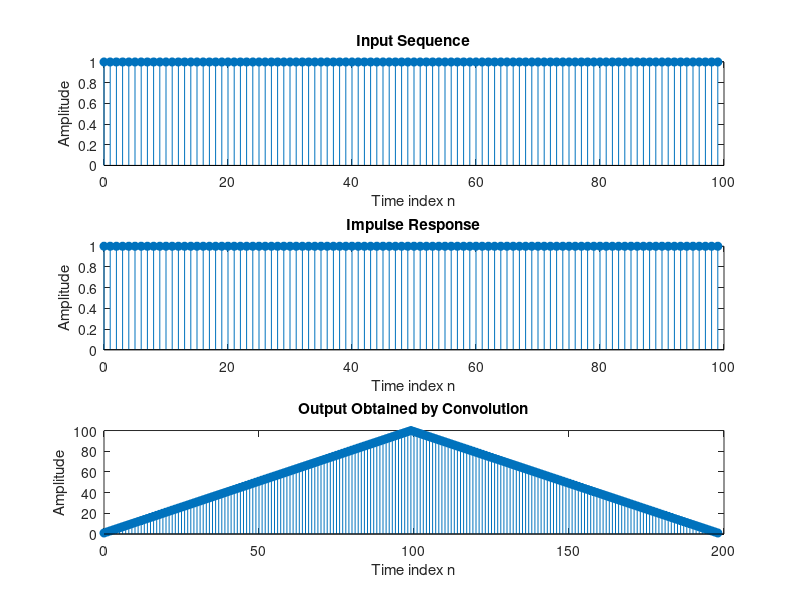

MATLAB code for this plot: (Note: this script raises an error after producing the figure.)
% Clear the workspace and close any existing figures
clear;
clf;
close all;

% Define the signal length
s = 100;

% Generate time indices
k = 0:s-1;

% Define the impulse response and input sequence (unit step)
h = [1 ones(1, s-1)];
x = [1 ones(1, s-1)];

% Calculate the convolution
y = conv(h, x);

% Calculate the length of the output
ylength = length(h) + length(x) - 1;

% Generate time indices for the output
n = 0:ylength-1;

% Create subplots
figure;

% Plot the input sequence
subplot(3, 1, 1);
stem(k, x, 'filled');
xlabel('Time index n');
ylabel('Amplitude');
title('Input Sequence');

% Plot the impulse response
subplot(3, 1, 2);
stem(k, h, 'filled');
xlabel('Time index n');
ylabel('Amplitude');
title('Impulse Response');

% Plot the output obtained by convolution
subplot(3, 1, 3);
stem(n, y, 'filled');
xlabel('Time index n');
ylabel('Amplitude');
title('Output Obtained by Convolution');

% Adjust spacing between subplots for better readability
sgtitle('Convolution of Unit Step Sequences');
